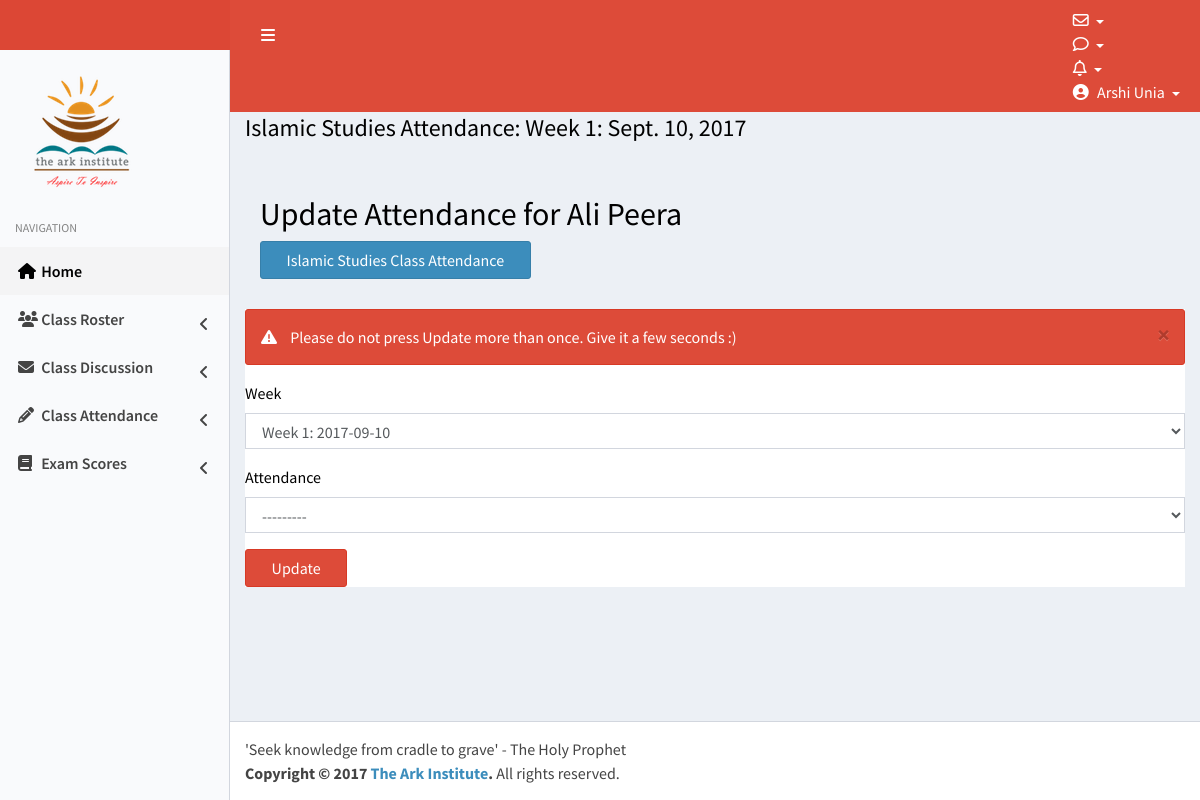
Screenshot of /islamic-studies-class-students/attendance/student-list/ali_peera/1 (signed in) with the database file from the repository.
### profiles/models.py (models this page shows, shortened)
class SchoolWeek(models.Model):
	week_number = models.PositiveSmallIntegerField()
	date = models.DateField()
	def __str__(self):
		return 'Week '+str(self.week_number)+': '+str(self.date)
	class Meta:
		unique_together = ('week_number','date')

class IslamicStudiesAttendance(models.Model):
	week = models.ForeignKey(SchoolWeek,related_name='islamic_studies_attendances')
	IS1 = 1
	IS2 = 2
	IS3 = 3
	IS4 = 4
	IS5 = 5
	IS6 = 6
	IS7 = 7
	IS8 = 8
	IS9 = 9
	IS10 = 10
	IS_CHOICES = (
			(IS1, 'IS1'),
			(IS2, 'IS2'),
			(IS3, 'IS3'),
			(IS4, 'IS4'),
			(IS5, 'IS5'),
			(IS6, 'IS6'),
			(IS7, 'IS7'),
			(IS8, 'IS8'),
			(IS9, 'IS9'),
			(IS10, 'IS10'),
		)
	class_level = models.PositiveSmallIntegerField(choices=IS_CHOICES,null=True,blank=True)
	student = models.ForeignKey(User, limit_choices_to={'profile__role':'Student'},related_name='islamic_studies_attendance')
	Present = 'Present'
	Absent = 'Absent'
	Tardy = 'Tardy'
	NA = 'N/A'
	Attendance_choices = (
			(Present, 'Present'),
			(Absent, 'Absent'),
			(Tardy, 'Tardy'),
			(NA, 'N/A')
		)
	attendance = models.CharField(choices=Attendance_choices, max_length=10)
	posted_date = models.DateTimeField(default=timezone.now)
	class Meta:
		unique_together = ('student','week')

### profiles/views.py (the view, shortened to what this page needs)
# urls.py: url(r'^islamic-studies-class-students/attendance/student-list/(?P<student>[\w-]+)/(?P<pk>\d+)$', IslamicStudiesAttendanceUpdate.as_view(),name='islamic_studies_attendance_update'),
class IslamicStudiesAttendanceUpdate(LoginRequiredMixin,UpdateView):
	model = IslamicStudiesAttendance
	template_name = 'teachers/islamic_studies_attendance_update.html'
	form_class = IslamicStudiesAttendanceForm
	def get_context_data(self,*args,**kwargs):
		context = super(IslamicStudiesAttendanceUpdate,self).get_context_data(*args,**kwargs)
		student = self.kwargs['student']
		userobj = User.objects.filter(username__iexact=student).first()
		attd_id = self.kwargs['pk']
		week = IslamicStudiesAttendance.objects.filter(pk=attd_id).first().week
		context['week_number'] = week.week_number
		context['week_date'] = week.date
		context['full_name'] = userobj.first_name+' '+userobj.last_name
		context['userobj'] = userobj
		return context

### profiles/forms.py
class IslamicStudiesAttendanceForm(forms.ModelForm):
    class Meta:
        model = IslamicStudiesAttendance
        fields = ('week','attendance',)

### templates/teachers/islamic_studies_attendance_update.html (shortened to what this page needs)
{% extends "dashboardbase.html" %}
{% load bootstrap3 %}
{% block title %}
{% if user.profile.role == 'Teacher'  %}
<h4 class="pull-left">Islamic Studies Attendance: Week {{week_number}}: {{week_date}}</h5>
<br>
<br>
	<div class="container-fluid">
	<div class="text-center">
		<h2>
			Update Attendance for {{full_name}}
		</h2>
	</div>
    <div class="pull-right">
        <a href="{% url 'islamic_studies_school_weeks' %}" class="btn btn-primary">Islamic Studies Class Attendance</a>
    </div>
 	</div>
{% endif %}
{% endblock  %}
{% block maincontent %}
{% if user.profile.role == 'Teacher' %}
<div class="well posts">
  <div class="alert alert-danger alert-dismissible" style="margin-top: 10px;">
                <button type="button" class="close" data-dismiss="alert" aria-hidden="true">&times;</button>
                <i class="icon fa fa-warning"></i>
                Please do not press Update more than once. Give it a few seconds :)
    </div>
    <form method="POST" class="post-form">
        {%bootstrap_form form%}
        <button type="submit" class="save btn btn-danger">Update</button>
    </form>
</div>
{% else %}
<p>Must be a teacher to view this page</p>
{% endif %}
{% endblock  %}

### templates/topnav.html (shortened to what this page needs)
<!DOCTYPE html>
{% load static %}
<html>
<head>
</head>
<body>
    <a href="{% url 'dashboard' %}" class="logo">
     <img src="{% static "logowhite.png" %}">
    </a>
    <nav class="navbar navbar-static-top" role="navigation">
      <a href="#" class="sidebar-toggle" data-toggle="push-menu" role="button">
      </a>
      <div class="navbar-custom-menu">
        <ul class="nav navbar-nav">
          <li class="dropdown messages-menu">
            <a href="#" class="dropdown-toggle" data-toggle="dropdown">
              <i class="fa fa-envelope-o"></i>
            </a>
          </li>
          <li class="dropdown notifications-menu">
            <a href="#" class="dropdown-toggle" data-toggle="dropdown">
              <i class="fa fa-comment-o"></i>
            </a>
          </li>
       <li class="dropdown notifications-menu">
            <a href="#" class="dropdown-toggle" data-toggle="dropdown">
              <i class="fa fa-bell-o"></i>
             </a>
         </li>
          <li class="dropdown user user-menu">
            <a href="#" class="dropdown-toggle" data-toggle="dropdown">
              <i class="fa fa-user-circle"></i>
              <span class="hidden-xs">{{request.user.first_name}} {{request.user.last_name}}</span>
            </a>
          </li>
        </ul>
      </div>
    </nav>
</body>
</html>

### static/styling.css (style rules this page uses)
.posts { background: white; margin-top: 15px; }

### rows the page displays
SchoolWeek: date "Sept. 10, 2017"
IslamicStudiesAttendance: week "Week 1: 2017-09-10", attendance "---------"

### other values shown
{{ request.user.first_name }} "Arshi"
{{ request.user.last_name }} "Unia"
{{ week_number }} "1"
{{ full_name }} "Ali Peera"
